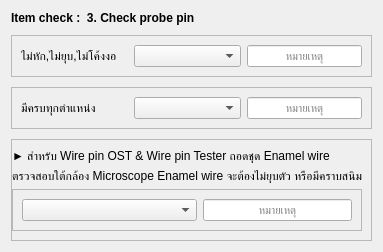
                                 <widget class="QWidget" name="tab_4">
                                  <attribute name="title">
                                   <string>3.Check Probe pin</string>
                                  </attribute>
                                  <layout class="QVBoxLayout" name="verticalLayout_13">
                                   <item alignment="Qt::AlignTop">
                                    <widget class="QWidget" name="widget_15" native="true">
                                     <layout class="QVBoxLayout" name="verticalLayout_14">
                                      <property name="spacing">
                                       <number>10</number>
                                      </property>
                                      <property name="leftMargin">
                                       <number>0</number>
                                      </property>
                                      <property name="topMargin">
                                       <number>0</number>
                                      </property>
                                      <property name="rightMargin">
                                       <number>0</number>
                                      </property>
                                      <property name="bottomMargin">
                                       <number>0</number>
                                      </property>
                                      <item>
                                       <widget class="QLabel" name="label_20">
                                        <property name="font">
                                         <font>
                                          <family>Tahoma</family>
                                          <pointsize>9</pointsize>
                                          <bold>true</bold>
                                         </font>
                                        </property>
                                        <property name="text">
                                         <string>Item check :  3. Check probe pin</string>
                                        </property>
                                       </widget>
                                      </item>
                                      <item>
                                       <widget class="QFrame" name="frame_4">
                                        <property name="frameShape">
                                         <enum>QFrame::StyledPanel</enum>
                                        </property>
                                        <property name="frameShadow">
                                         <enum>QFrame::Raised</enum>
                                        </property>
                                        <layout class="QHBoxLayout" name="horizontalLayout_8">
                                         <item alignment="Qt::AlignLeft">
                                          <widget class="QLabel" name="label_21">
                                           <property name="font">
                                            <font>
                                             <family>Tahoma</family>
                                             <pointsize>9</pointsize>
                                             <bold>false</bold>
                                            </font>
                                           </property>
                                           <property name="text">
                                            <string>ไม่หัก,ไม่ยุบ,ไม่โค้งงอ</string>
                                           </property>
                                          </widget>
                                         </item>
                                         <item>
                                          <widget class="QComboBox" name="comboBox_4">
                                           <property name="sizePolicy">
                                            <sizepolicy hsizetype="Preferred" vsizetype="Preferred">
                                             <horstretch>0</horstretch>
                                             <verstretch>0</verstretch>
                                            </sizepolicy>
                                           </property>
                                           <property name="minimumSize">
                                            <size>
                                             <width>84</width>
                                             <height>20</height>
                                            </size>
                                           </property>
                                           <item>
                                            <property name="text">
                                             <string />
                                            </property>
                                           </item>
                                           <item>
                                            <property name="text">
                                             <string>Pass</string>
                                            </property>
                                           </item>
                                           <item>
                                            <property name="text">
                                             <string>Not pass</string>
                                            </property>
                                           </item>
                                           <item>
                                            <property name="text">
                                             <string>Not check</string>
                                            </property>
                                           </item>
                                          </widget>
                                         </item>
                                         <item>
                                          <widget class="QLineEdit" name="lineEdit_9">
                                           <property name="sizePolicy">
                                            <sizepolicy hsizetype="Preferred" vsizetype="Preferred">
                                             <horstretch>0</horstretch>
                                             <verstretch>0</verstretch>
                                            </sizepolicy>
                                           </property>
                                           <property name="minimumSize">
                                            <size>
                                             <width>115</width>
                                             <height>19</height>
                                            </size>
                                           </property>
                                           <property name="font">
                                            <font>
                                             <family>Tahoma</family>
                                             <pointsize>8</pointsize>
                                             <bold>false</bold>
                                            </font>
                                           </property>
                                           <property name="alignment">
                                            <set>Qt::AlignCenter</set>
                                           </property>
                                           <property name="placeholderText">
                                            <string>หมายเหตุ</string>
                                           </property>
                                          </widget>
                                         </item>
                                        </layout>
                                       </widget>
                                      </item>
                                      <item>
                                       <widget class="QFrame" name="frame_8">
                                        <property name="frameShape">
                                         <enum>QFrame::StyledPanel</enum>
                                        </property>
                                        <property name="frameShadow">
                                         <enum>QFrame::Raised</enum>
                                        </property>
                                        <layout class="QHBoxLayout" name="horizontalLayout_18">
                                         <item alignment="Qt::AlignLeft">
                                          <widget class="QLabel" name="label_22">
                                           <property name="font">
                                            <font>
                                             <family>Tahoma</family>
                                             <pointsize>9</pointsize>
                                             <bold>false</bold>
                                            </font>
                                           </property>
                                           <property name="text">
                                            <string>มีครบทุกตำแหน่ง</string>
                                           </property>
                                          </widget>
                                         </item>
                                         <item>
                                          <widget class="QComboBox" name="comboBox_5">
                                           <property name="sizePolicy">
                                            <sizepolicy hsizetype="Preferred" vsizetype="Preferred">
                                             <horstretch>0</horstretch>
                                             <verstretch>0</verstretch>
                                            </sizepolicy>
                                           </property>
                                           <property name="minimumSize">
                                            <size>
                                             <width>84</width>
                                             <height>20</height>
                                            </size>
                                           </property>
                                           <item>
                                            <property name="text">
                                             <string />
                                            </property>
                                           </item>
                                           <item>
                                            <property name="text">
                                             <string>Pass</string>
                                            </property>
                                           </item>
                                           <item>
                                            <property name="text">
                                             <string>Not pass</string>
                                            </property>
                                           </item>
                                           <item>
                                            <property name="text">
                                             <string>Not check</string>
                                            </property>
                                           </item>
                                          </widget>
                                         </item>
                                         <item>
                                          <widget class="QLineEdit" name="lineEdit_8">
                                           <property name="sizePolicy">
                                            <sizepolicy hsizetype="Preferred" vsizetype="Preferred">
                                             <horstretch>0</horstretch>
                                             <verstretch>0</verstretch>
                                            </sizepolicy>
                                           </property>
                                           <property name="minimumSize">
                                            <size>
                                             <width>115</width>
                                             <height>19</height>
                                            </size>
                                           </property>
                                           <property name="font">
                                            <font>
                                             <family>Tahoma</family>
                                             <pointsize>8</pointsize>
                                             <bold>false</bold>
                                            </font>
                                           </property>
                                           <property name="alignment">
                                            <set>Qt::AlignCenter</set>
                                           </property>
                                           <property name="placeholderText">
                                            <string>หมายเหตุ</string>
                                           </property>
                                          </widget>
                                         </item>
                                        </layout>
                                       </widget>
                                      </item>
                                      <item>
                                       <widget class="QFrame" name="frame_9">
                                        <property name="frameShape">
                                         <enum>QFrame::StyledPanel</enum>
                                        </property>
                                        <property name="frameShadow">
                                         <enum>QFrame::Raised</enum>
                                        </property>
                                        <layout class="QVBoxLayout" name="verticalLayout_15">
                                         <property name="leftMargin">
                                          <number>0</number>
                                         </property>
                                         <property name="topMargin">
                                          <number>9</number>
                                         </property>
                                         <property name="rightMargin">
                                          <number>9</number>
                                         </property>
                                         <property name="bottomMargin">
                                          <number>9</number>
                                         </property>
                                         <item>
                                          <widget class="QLabel" name="label_23">
                                           <property name="font">
                                            <font>
                                             <family>Tahoma</family>
                                             <pointsize>9</pointsize>
                                             <bold>false</bold>
                                            </font>
                                           </property>
                                           <property name="text">
                                            <string>► สำหรับ Wire pin OST &amp; Wire pin Tester ถอดชุด Enamel wire</string>
                                           </property>
                                          </widget>
                                         </item>
                                         <item>
                                          <widget class="QLabel" name="label_24">
                                           <property name="font">
                                            <font>
                                             <family>Tahoma</family>
                                             <pointsize>9</pointsize>
                                             <bold>false</bold>
                                            </font>
                                           </property>
                                           <property name="text">
                                            <string>ตรวจสอบใต้กล้อง Microscope Enamel wire จะต้องไม่ยุบตัว หรือมีคราบสนิม</string>
                                           </property>
                                          </widget>
                                         </item>
                                         <item>
                                          <widget class="QFrame" name="frame_10">
                                           <property name="minimumSize">
                                            <size>
                                             <width>343</width>
                                             <height>39</height>
                                            </size>
                                           </property>
                                           <property name="frameShape">
                                            <enum>QFrame::StyledPanel</enum>
                                           </property>
                                           <property name="frameShadow">
                                            <enum>QFrame::Raised</enum>
                                           </property>
                                           <layout class="QHBoxLayout" name="horizontalLayout_19">
                                            <item>
                                             <widget class="QComboBox" name="comboBox_6">
                                              <property name="sizePolicy">
                                               <sizepolicy hsizetype="Preferred" vsizetype="Preferred">
                                                <horstretch>0</horstretch>
                                                <verstretch>0</verstretch>
                                               </sizepolicy>
                                              </property>
                                              <property name="minimumSize">
                                               <size>
                                                <width>175</width>
                                                <height>20</height>
                                               </size>
                                              </property>
                                              <item>
                                               <property name="text">
                                                <string />
                                               </property>
                                              </item>
                                              <item>
                                               <property name="text">
                                                <string>Pass</string>
                                               </property>
                                              </item>
                                              <item>
                                               <property name="text">
                                                <string>Not pass</string>
                                               </property>
                                              </item>
                                              <item>
                                               <property name="text">
                                                <string>Not check</string>
                                               </property>
                                              </item>
                                             </widget>
                                            </item>
                                            <item>
                                             <widget class="QLineEdit" name="lineEdit_7">
                                              <property name="sizePolicy">
                                               <sizepolicy hsizetype="Preferred" vsizetype="Preferred">
                                                <horstretch>0</horstretch>
                                                <verstretch>0</verstretch>
                                               </sizepolicy>
                                              </property>
                                              <property name="minimumSize">
                                               <size>
                                                <width>115</width>
                                                <height>20</height>
                                               </size>
                                              </property>
                                              <property name="font">
                                               <font>
                                                <family>Tahoma</family>
                                                <pointsize>8</pointsize>
                                                <bold>false</bold>
                                               </font>
                                              </property>
                                              <property name="alignment">
                                               <set>Qt::AlignCenter</set>
                                              </property>
                                              <property name="placeholderText">
                                               <string>หมายเหตุ</string>
                                              </property>
                                             </widget>
                                            </item>
                                           </layout>
                                          </widget>
                                         </item>
                                        </layout>
                                       </widget>
                                      </item>
                                     </layout>
                                    </widget>
                                   </item>
                                  </layout>
                                 </widget>
